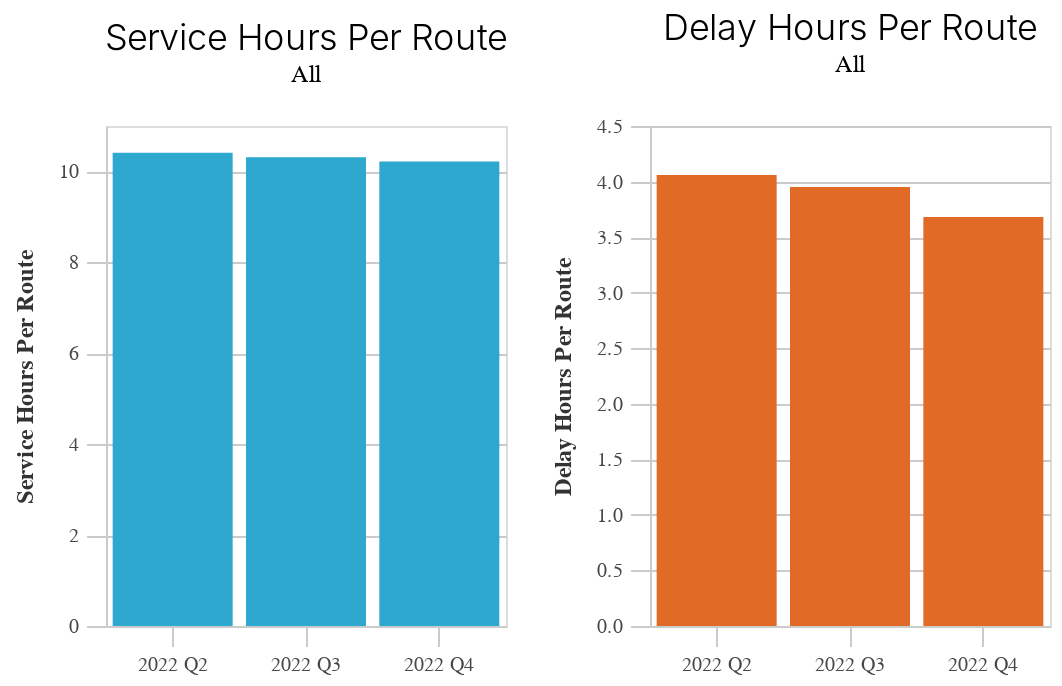

Notebook source saved alongside this figure:
### Code cell
s1

### Figure 1 — Vega-Lite specification as saved in the notebook (floating-point values rounded to 4 significant figures)
{"config": {"view": {"continuousWidth": 400, "continuousHeight": 300}, "axis": {"domainColor": "#cbcbcb", "grid": true, "gridColor": "#cbcbcb", "gridWidth": 1, "labelColor": "#474747", "labelFont": "Nunito Sans", "labelFontSize": 10, "labelPadding": 4, "tickColor": "#cbcbcb", "tickSize": 10, "titleColor": "#333", "titleFont": "Raleway", "titleFontSize": 12, "titlePadding": 10}, "axisBand": {"grid": false}, "background": "white", "font": "Raleway", "header": {"labelFont": "Nunito Sans", "titleFont": "Raleway"}, "legend": {"labelColor": "#333", "labelFont": "Nunito Sans", "labelFontSize": 11, "labelLimit": 0, "padding": 1, "symbolSize": 30, "symbolType": "square", "titleColor": "#333", "titleFont": "Raleway", "titleFontSize": 14, "titlePadding": 10}, "title": {"anchor": "middle", "font": "Raleway", "fontSize": 18, "fontWeight": 300, "offset": 20}}, "hconcat": [{"data": {"name": "data-2642555f96085b53bc4e8fd060cab1ab"}, "mark": "bar", "encoding": {"color": {"value": "#2EA8CE"}, "tooltip": [{"field": "year", "type": "quantitative"}, {"field": "quarter", "type": "nominal"}, {"field": "year_quarter", "type": "nominal"}, {"field": "variable", "type": "nominal"}, {"field": "category", "type": "nominal"}, {"field": "value", "type": "quantitative"}], "x": {"axis": {"format": "2022 Q%q"}, "field": "service_date", "timeUnit": "quarter", "title": null, "type": "ordinal"}, "y": {"field": "value", "title": "Service Hours Per Route", "type": "quantitative"}}, "height": 250, "selection": {"selector001": {"type": "interval", "bind": "scales", "encodings": ["x", "y"]}}, "title": {"text": "Service Hours Per Route", "subtitle": "All"}, "width": 200}, {"data": {"name": "data-019e0e43ac752ba7006369b306ef71a7"}, "mark": "bar", "encoding": {"color": {"value": "#E16B26"}, "tooltip": [{"field": "year", "type": "quantitative"}, {"field": "quarter", "type": "nominal"}, {"field": "year_quarter", "type": "nominal"}, {"field": "variable", "type": "nominal"}, {"field": "category", "type": "nominal"}, {"field": "value", "type": "quantitative"}], "x": {"axis": {"format": "2022 Q%q"}, "field": "service_date", "timeUnit": "quarter", "title": null, "type": "ordinal"}, "y": {"field": "value", "title": "Delay Hours Per Route", "type": "quantitative"}}, "height": 250, "selection": {"selector002": {"type": "interval", "bind": "scales", "encodings": ["x", "y"]}}, "title": {"text": "Delay Hours Per Route", "subtitle": "All"}, "width": 200}], "resolve": {"scale": {"y": "independent"}}, "$schema": "https://vega.github.io/schema/vega-lite/v4.17.0.json", "datasets": {"data-2642555f96085b53bc4e8fd060cab1ab": [{"year_quarter": "Q2_2022", "service_date": "2022-05-04", "year": 2022, "quarter": "Q2", "category": "All", "variable": "service_hours_per_route", "value": 10.41}, {"year_quarter": "Q3_2022", "service_date": "2022-08-17", "year": 2022, "quarter": "Q3", "category": "All", "variable": "service_hours_per_route", "value": 10.31}, {"year_quarter": "Q4_2022", "service_date": "2022-10-12", "year": 2022, "quarter": "Q4", "category": "All", "variable": "service_hours_per_route", "value": 10.22}], "data-019e0e43ac752ba7006369b306ef71a7": [{"year_quarter": "Q2_2022", "service_date": "2022-05-04", "year": 2022, "quarter": "Q2", "category": "All", "variable": "delay_hours_per_route", "value": 4.06}, {"year_quarter": "Q3_2022", "service_date": "2022-08-17", "year": 2022, "quarter": "Q3", "category": "All", "variable": "delay_hours_per_route", "value": 3.95}, {"year_quarter": "Q4_2022", "service_date": "2022-10-12", "year": 2022, "quarter": "Q4", "category": "All", "variable": "delay_hours_per_route", "value": 3.68}]}}
